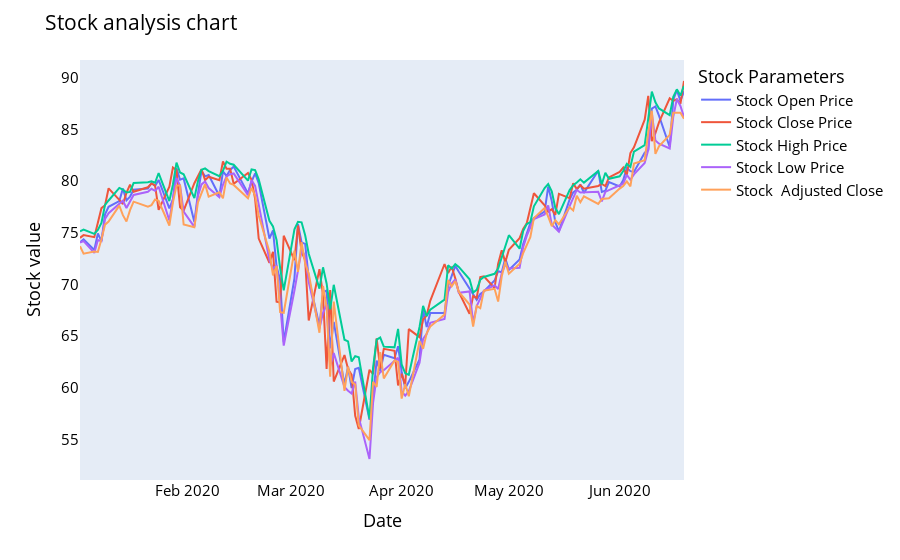
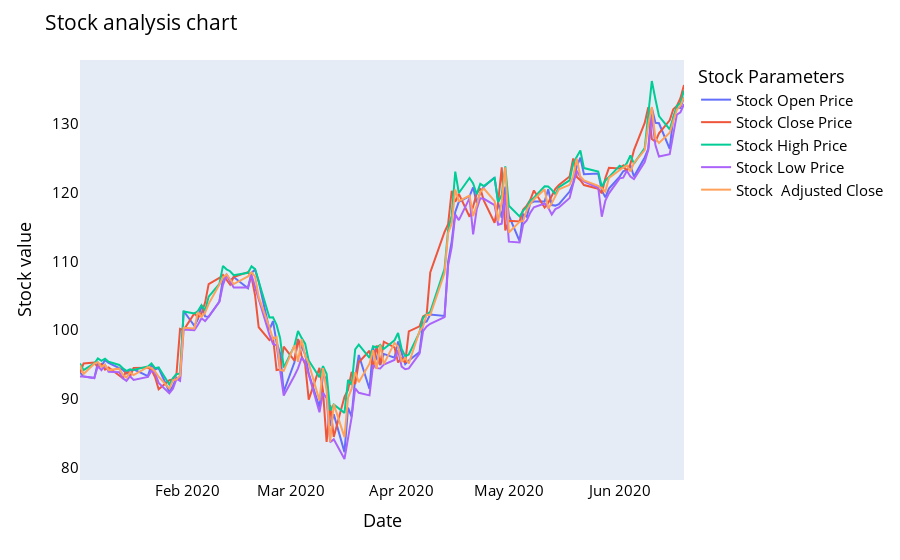
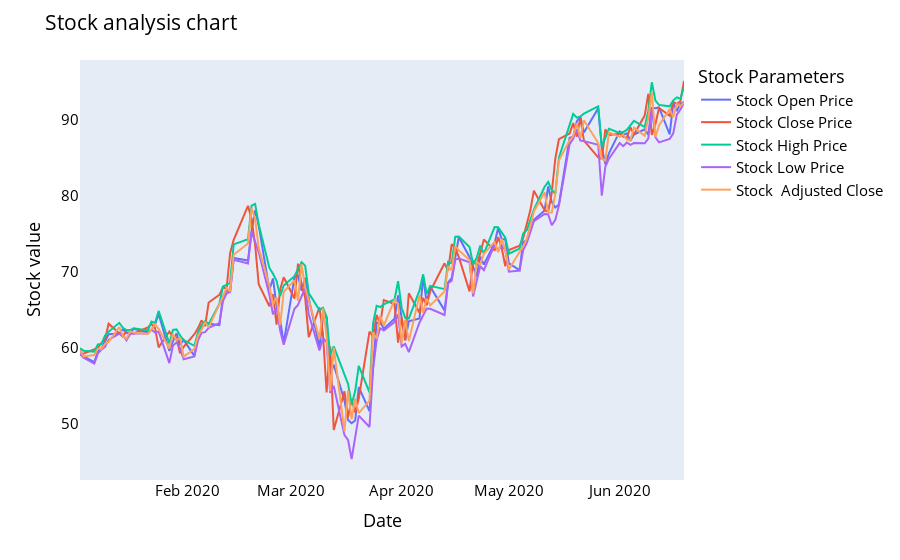
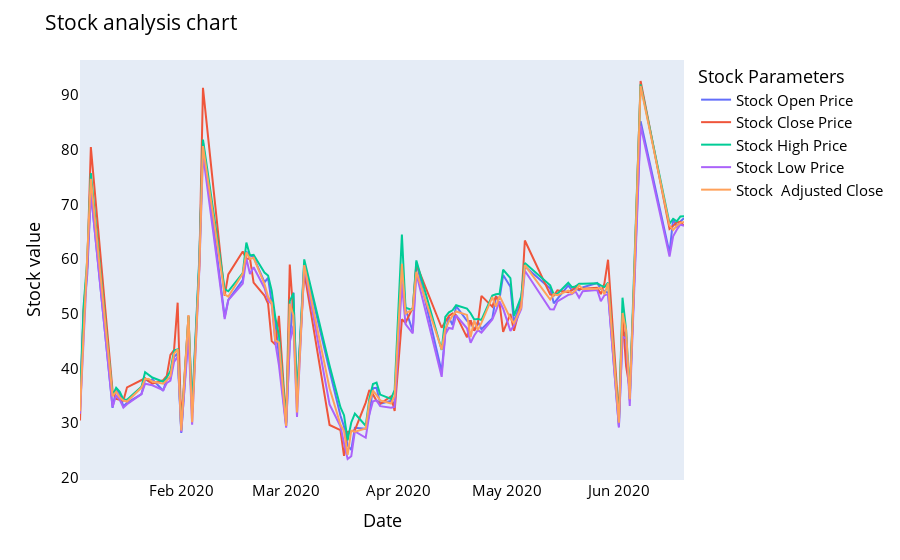

These figures' notebook cell, in order:
### Code cell
train_files = ['1_train.csv', '2_train.csv', '3_train.csv', '4_train.csv']
for y in range(0,4):
    if y==0 : 
        print("Data for ",y+1,"st company :- ")
    elif y ==1 :
        print("Data for ",y+1,"nd company :- ")
    elif y ==2 :
        print("Data for ",y+1,"rd company :- ")
    else:
        print("Data for ",y+1,"th company :- ")
        
    cols = ["Open","High","Low","Close","Adj Close","Volume"]
    training_data1 = pd.read_csv(train_files[y])
    date_time = pd.to_datetime(training_data1["Date"],infer_datetime_format=True)


    data_df=training_data1.rename(columns={"Date":"date","Open":"open","High":"high","Low":"low","Close":"close"})
    data_df['date'] = pd.to_datetime(data_df.date)
    data_df.sort_values(by='date', inplace=True)


    data_df = data_df[(data_df['date'] > '2020-1-1') & (data_df['date'] <= '2020-6-20')]
    
    names = cycle(['Stock Open Price','Stock Close Price','Stock High Price','Stock Low Price', 'Stock  Adjusted Close'])

    fig = px.line(data_df, x=data_df.date, y=[data_df['open'], data_df['close'], 
                                              data_df['high'], data_df['low'], data_df['Adj Close']],
                 labels={'date': 'Date','value':'Stock value'})
#     fig = px.line(data_df, x=data_df.date, y=[data_df['close']-data_df['Adj Close']],
#                  labels={'date': 'Date','value':'Stock value'})
   
    fig.update_layout(title_text='Stock analysis chart', font_size=15, font_color='black',legend_title_text='Stock Parameters')
    fig.for_each_trace(lambda t:  t.update(name = next(names)))
    fig.update_xaxes(showgrid=False)
    fig.update_yaxes(showgrid=False)

    fig.show()
